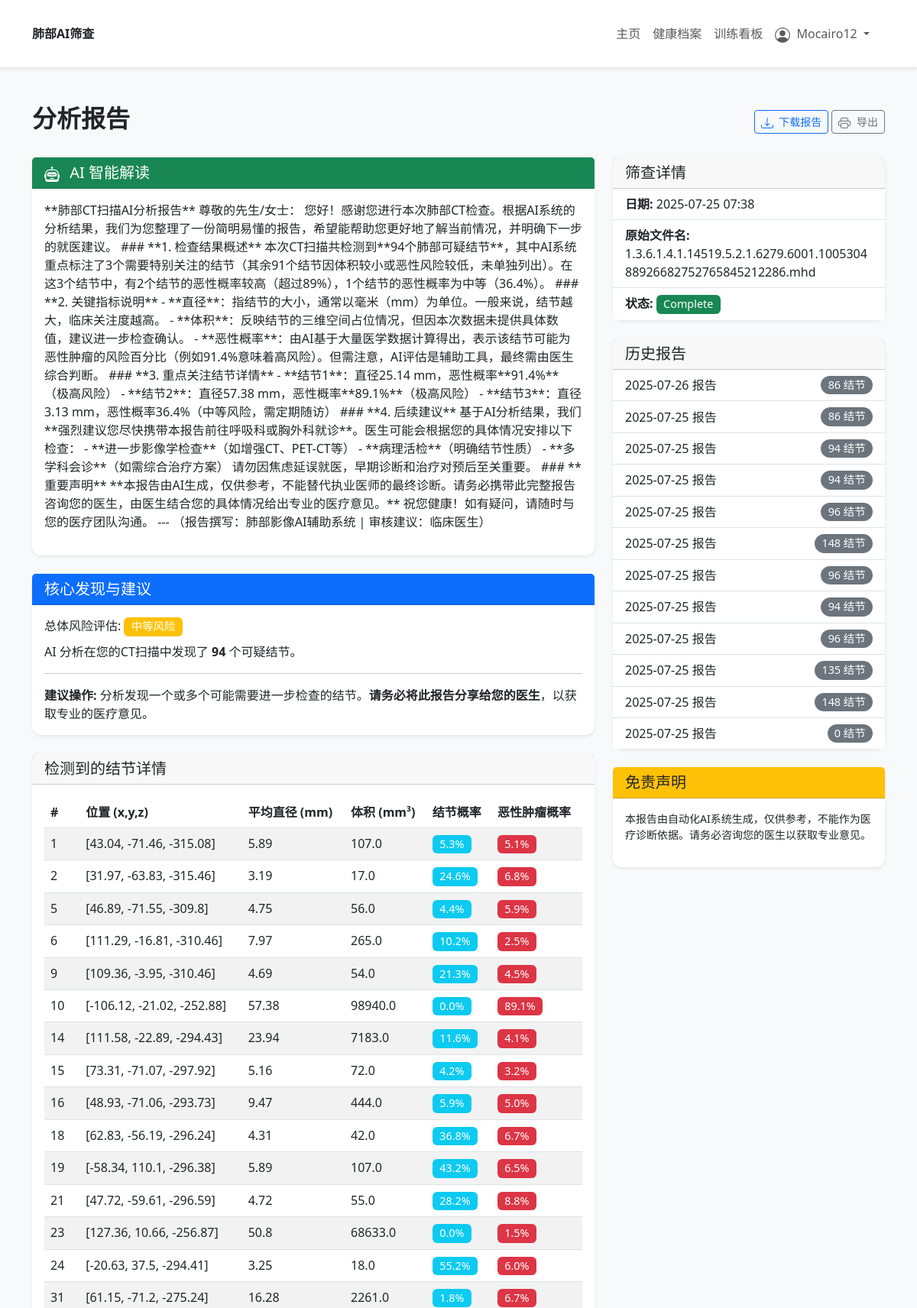
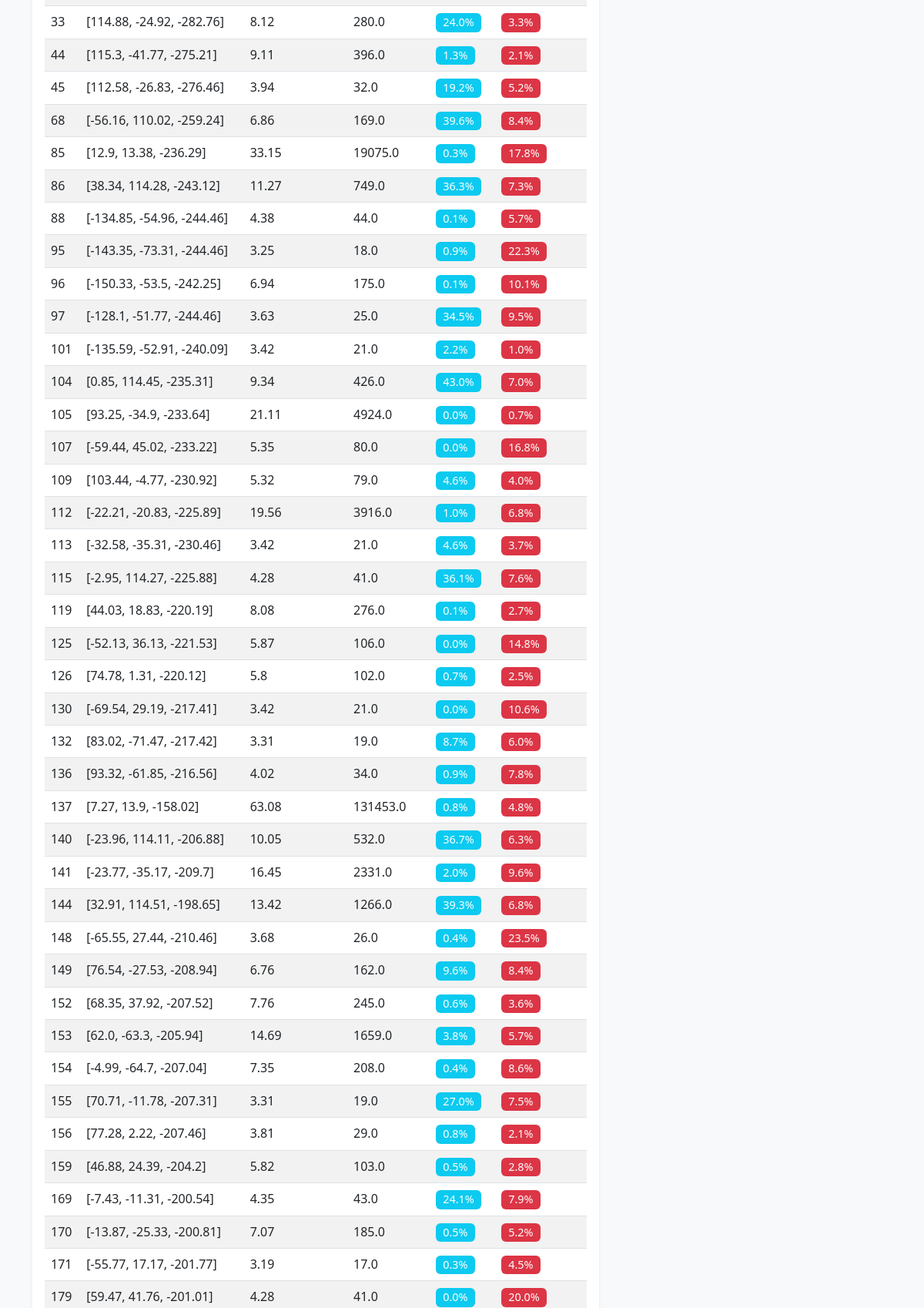
Page /report/2 (signed in, upper part) on the committed database (2 pictures, top to bottom).
### app/models.py (models this page shows, shortened)
class User(UserMixin, db.Model):
    id = db.Column(db.Integer, primary_key=True)
    username = db.Column(db.String(150), unique=True, nullable=False)
    password = db.Column(db.String(150), nullable=False)
    screenings = db.relationship('ScreeningSession', backref='user', lazy='dynamic')

class ScreeningSession(db.Model):
    id = db.Column(db.Integer, primary_key=True)
    user_id = db.Column(db.Integer, db.ForeignKey('user.id'), nullable=False)
    timestamp = db.Column(db.DateTime, index=True, default=datetime.utcnow)
    age = db.Column(db.Integer)
    gender = db.Column(db.String(50))
    smoking_status = db.Column(db.String(50))
    packs_per_day = db.Column(db.Integer, default=0)
    years_smoked = db.Column(db.Integer, default=0)
    pack_years = db.Column(db.Integer)
    family_history = db.Column(db.String(10))
    occupational_exposure = db.Column(db.String(10))
    previous_cancer_history = db.Column(db.String(10))
    original_filename = db.Column(db.String(256))
    saved_filename = db.Column(db.String(256)) # The secure filename saved on the server
    analysis_result = db.Column(JSON)
    status = db.Column(db.String(50), default='Pending Analysis') # e.g., Pending, Processing, Complete, Failed
    ai_summary = db.Column(db.Text)
    image_2d_slice_top = db.Column(db.String(256))
    image_2d_slice_center = db.Column(db.String(256))
    image_2d_slice_bottom = db.Column(db.String(256))
    image_3d_default = db.Column(db.String(256))
    image_3d_mip = db.Column(db.String(256))
    image_3d_iso = db.Column(db.String(256))

### app/views.py (the view)
@bp.route('/report/<int:screening_id>')
@login_required
def report(screening_id):
    screening = ScreeningSession.query.get_or_404(screening_id)
    if screening.user_id != current_user.id:
        flash('您无权查看此报告。')
        return redirect(url_for('main.health_profile'))
    historical_screenings = ScreeningSession.query.filter(
        ScreeningSession.user_id == current_user.id,
        ScreeningSession.id != screening_id
    ).order_by(ScreeningSession.timestamp.desc()).all()
    return render_template('report.html', title=f'报告 - {screening.timestamp.strftime("%Y-%m-%d")}', screening=screening, historical_screenings=historical_screenings)

### templates/report.html (shortened to what this page needs)
{% extends "base.html" %}
{% block content %}
<div class="container py-5">
    <div class="d-flex justify-content-between align-items-center mb-4 no-print">
        <h2 class="fw-bold">分析报告</h2>
        <div>
            <a href="{{ url_for('main.download_report', screening_id=screening.id) }}" class="btn btn-outline-primary btn-sm">
                下载报告
            </a>
            <button class="btn btn-outline-secondary btn-sm" onclick="window.print()">
                导出
            </button>
        </div>
    </div>
    <div class="row g-4">
        <div class="col-lg-8">
            {% if screening.ai_summary %}
            <div class="card shadow-sm mb-4">
                <div class="card-header bg-success text-white">
                    <h5 class="mb-0">
                        AI 智能解读
                    </h5>
                </div>
                <div class="card-body ai-summary-card">
                    <p>{{ screening.ai_summary }}</p>
                </div>
            </div>
            {% endif %}
            <div class="card shadow-sm mb-4">
                <div class="card-header bg-primary text-white">
                    <h5 class="mb-0">核心发现与建议</h5>
                </div>
                <div class="card-body">
                    {% if screening.analysis_result and screening.analysis_result.status == 'success' %}
                        {% set num_nodules = screening.analysis_result.nodules_found %}
                        <h6 class="card-title">总体风险评估:
                            {% if num_nodules == 0 %}<span class="badge bg-success">低风险</span>
                            {% elif num_nodules > 0 %}<span class="badge bg-warning">中等风险</span>
                            {% else %}<span class="badge bg-secondary">未知</span>
                            {% endif %}
                        </h6>
                        <p class="card-text">AI 分析在您的CT扫描中发现了 <strong>{{ num_nodules }}</strong> 个可疑结节。</p>
                        <hr>
                        <p class="mb-0"><strong>建议操作:</strong>
                            {% if num_nodules == 0 %}
                                根据本次分析，未发现可疑结节。我们建议您按照医疗服务提供者的建议继续进行定期检查。
                            {% else %}
                                分析发现一个或多个可能需要进一步检查的结节。<strong>请务必将此报告分享给您的医生</strong>，以获取专业的医疗意见。
                            {% endif %}
                        </p>
                    {% elif screening.status == 'Failed' %}
                        <p class="text-danger">分析失败。请查看详情面板获取更多信息。</p>
                    {% else %}
                        <p class="text-info">分析进行中。请稍后查看。</p>
                    {% endif %}
                </div>
            </div>
            <div class="card shadow-sm mb-4">
                <div class="card-header">
                    <h5 class="mb-0">检测到的结节详情</h5>
                </div>
                <div class="card-body">
                    {% if screening.analysis_result and screening.analysis_result.nodules %}
                        <div class="table-responsive">
                            <table class="table table-striped table-hover">
                                <thead>
                                    <tr>
                                        <th>#</th>
                                        <th>位置 (x,y,z)</th>
                                        <th>平均直径 (mm)</th>
                                        <th>体积 (mm³)</th>
                                        <th>结节概率</th>
                                        <th>恶性肿瘤概率</th>
                                    </tr>
                                </thead>
                                <tbody>
                                    {% for nodule in screening.analysis_result.nodules %}
                                    <tr>
                                        <td>{{ nodule.lesion_id }}</td>
                                        <td>{{ nodule.position }}</td>
                                        <td>{{ nodule.diameter_mm }}</td>
                                        <td>{{ nodule.size_mm3 }}</td>
                                        <td><span class="badge bg-info">{{ "%.1f%%" % (nodule.nodule_malignancy_prob * 100) }}</span></td>
                                        <td><span class="badge bg-danger">{{ "%.1f%%" % (nodule.tumor_malignancy_prob * 100) }}</span></td>
                                    </tr>
                                    {% endfor %}
                                </tbody>
                            </table>
                        </div>
                    {% else %}
                        <p>本次扫描未检测到可疑结节。</p>
                    {% endif %}
                </div>
            </div>
        </div>
        <div class="col-lg-4">
            <div class="card shadow-sm mb-4">
                <div class="card-header">
                    <h5 class="mb-0">筛查详情</h5>
                </div>
                <ul class="list-group list-group-flush">
                    <li class="list-group-item"><strong>日期:</strong> {{ screening.timestamp.strftime('%Y-%m-%d %H:%M') }}</li>
                    <li class="list-group-item"><strong>原始文件名:</strong> {{ screening.original_filename }}</li>
                    <li class="list-group-item"><strong>状态:</strong> <span class="badge bg-success">{{ screening.status }}</span></li>
                </ul>
            </div>
            <div class="card shadow-sm mb-4 historical-reports-card">
                <div class="card-header">
                    <h5 class="mb-0">历史报告</h5>
                </div>
                {% if historical_screenings %}
                <div class="list-group list-group-flush">
                    {% for old_screening in historical_screenings %}
                        <a href="{{ url_for('main.report', screening_id=old_screening.id) }}" class="list-group-item list-group-item-action d-flex justify-content-between align-items-center">
                            {{ old_screening.timestamp.strftime('%Y-%m-%d 报告') }}
                            <span class="badge bg-secondary rounded-pill">{{ old_screening.analysis_result.nodules_found|default(0, true) }} 结节</span>
                        </a>
                    {% endfor %}
                </div>
                {% else %}
                <div class="card-body">
                    <p class="small text-muted">未找到过往报告。</p>
                </div>
                {% endif %}
            </div>
            <div class="card shadow-sm">
                <div class="card-header bg-warning">
                    <h5 class="mb-0">免责声明</h5>
                </div>
                <div class="card-body">
                    <p class="small">本报告由自动化AI系统生成，仅供参考，不能作为医疗诊断依据。请务必咨询您的医生以获取专业意见。</p>
                </div>
            </div>
        </div>
    </div>
</div>
{% endblock %}

### templates/base.html (shortened to what this page needs)
<!doctype html>
<html lang="zh-CN">
  <head>
    <link href="https://cdn.jsdelivr.net/npm/bootstrap@5.3.0/dist/css/bootstrap.min.css" rel="stylesheet">
    <link href="{{ url_for('static', filename='css/style.css') }}" rel="stylesheet">
  </head>
  <body class="{{ body_class|default('main-bg') }}">
    {% block header %}
        {% if current_user.is_authenticated %}
        <header class="main-header">
            <div class="container d-flex justify-content-between align-items-center">
                <a class="navbar-brand" href="{{ url_for('main.index') }}">
                    <strong>肺部AI筛查</strong>
                </a>
                <nav class="navbar navbar-expand-lg navbar-light">
                    <div class="container-fluid">
                        <div class="collapse navbar-collapse" id="navbarNav">
                            <ul class="navbar-nav me-auto mb-2 mb-lg-0">
                                <li class="nav-item">
                                    <a class="nav-link {% if request.endpoint == 'main.index' %}active{% endif %}" aria-current="page" href="{{ url_for('main.index') }}">主页</a>
                                </li>
                                <li class="nav-item">
                                    <a class="nav-link" href="{{ url_for('main.health_profile') }}">健康档案</a>
                                </li>
                                <li class="nav-item">
                                    <a class="nav-link" href="{{ url_for('main.training_board') }}">训练看板</a>
                                </li>
                            </ul>
                            <ul class="navbar-nav ms-auto">
                                {% if current_user.is_authenticated %}
                                    <li class="nav-item dropdown">
                                        <a class="nav-link dropdown-toggle" href="#" id="navbarDropdown" role="button" data-bs-toggle="dropdown" aria-expanded="false">
                                            {{ current_user.username }}
                                        </a>
                                    </li>
                                {% else %}
                                    <li class="nav-item">
                                        <a href="{{ url_for('main.login') }}" class="btn btn-outline-primary btn-sm">登录</a>
                                    </li>
                                {% endif %}
                            </ul>
                        </div>
                    </div>
                </nav>
            </div>
        </header>
        {% endif %}
    {% endblock %}
    <main>
        {% block content %}{% endblock %}
    </main>
  </body>
</html>

### static/css/style.css (style rules this page uses)
html { height: 100%; }
body.main-bg { background-color: #f8f9fa; }
.main-header { background-color: #ffffff; box-shadow: 0 2px 4px rgba(0,0,0,.1); padding: 1rem 0; }
.card { border: none; border-radius: 0.75rem; }
.card.shadow-sm { box-shadow: 0 .125rem .25rem rgba(0,0,0,.075) !important; }
.card-header { border-top-left-radius: 0.75rem; border-top-right-radius: 0.75rem; font-weight: 500; }
.badge { font-size: 0.9em; font-weight: 500; }

### rows in the picture
User: username "Mocairo12"
ScreeningSession: ai_summary "**肺部CT扫描AI分析报告** 尊敬的先生/女士： 您好！感谢您进行本次肺部CT检查。根据AI系统的分析结果，我们为您整理了一份简明易懂的报告，希望能帮助您更好地了解当前情况，并明确下一步的就医建议。 ### **1. 检查结果概述** 本次CT扫描共检测到**94个肺部可疑结节**，其中AI系统重点标注了3个需要特别关注的结节（其余91个结节因体积较小或恶性风险较低，未单独列出）。在这3个结节中，有2个结节的恶性概率较高（超过89%），1个结节的恶性概率为中等（36.4%）。 ### **2. 关键指标说明** - **直径**：指结节的大小，通常以毫米（mm）为单位。一般来说，结节越大，临床关注度越高。 - **体积**：反映结节的三维空间占位情况，但因本次数据未提供具体数值，建议进一步检查确认。 - **恶性概率**：由AI基于大量医学数据计算得出，表示该结节可能为恶性肿瘤的风险百分比（例如91.4%意味着高风险）。但需注意，AI评估是辅助工具，最终需由医生综合判断。 ### **3. 重点关注结节详情** - **结节1**：直径25.14 mm，恶性概率**91.4%**（极高风险） - **结节2**：直径57.38 mm，恶性概率**89.1%**（极高风险） - **结节3**：直径3.13 mm，恶性概率36.4%（中等风险，需定期随访） ### **4. 后续建议** 基于AI分析结果，我们**强烈建议您尽快携带本报告前往呼吸科或胸外科就诊**。医生可能会根据您的具体情况安排以下检查： - **进一步影像学检查**（如增强CT、PET-CT等） -…", timestamp "2025-07-25 07:38", original_filename "1.3.6.1.4.1.14519.5.2.1.6279.6001.100530488926682752765845212286.mhd", status "Complete"
ScreeningSession: timestamp "2025-07-26 报告", analysis_result.nodules_found "86"
ScreeningSession: timestamp "2025-07-25 报告", analysis_result.nodules_found "86"
ScreeningSession: timestamp "2025-07-25 报告", analysis_result.nodules_found "94"
ScreeningSession: timestamp "2025-07-25 报告", analysis_result.nodules_found "94"
ScreeningSession: timestamp "2025-07-25 报告", analysis_result.nodules_found "96"
ScreeningSession: timestamp "2025-07-25 报告", analysis_result.nodules_found "148"
ScreeningSession: timestamp "2025-07-25 报告", analysis_result.nodules_found "96"
ScreeningSession: timestamp "2025-07-25 报告", analysis_result.nodules_found "94"
ScreeningSession: timestamp "2025-07-25 报告", analysis_result.nodules_found "96"
ScreeningSession: timestamp "2025-07-25 报告", analysis_result.nodules_found "135"
ScreeningSession: timestamp "2025-07-25 报告", analysis_result.nodules_found "148"
ScreeningSession: timestamp "2025-07-25 报告", analysis_result.nodules_found "0"

### other values in the picture
{{ num_nodules }} "94"
{{ nodule.lesion_id }} "1" "2" "5" "6" "9" "10" "14" "15" "16" "18" "19" "21" "23" "24" "31" "33" "44" "45" "68" "85" "86" "88" "95" "96" "97" "101" "104" "105" "107" "109" "112" "113" "115" "119" "125" "126" "130" "132" "136" "137" "140" "141" "144" "148" "149" "152" "153" "154" "155" "156" "159" "169" "170" "171" "179"
{{ nodule.position }} "[43.04, -71.46, -315.08]" "[31.97, -63.83, -315.46]" "[46.89, -71.55, -309.8]" "[111.29, -16.81, -310.46]" "[109.36, -3.95, -310.46]" "[-106.12, -21.02, -252.88]" "[111.58, -22.89, -294.43]" "[73.31, -71.07, -297.92]" "[48.93, -71.06, -293.73]" "[62.83, -56.19, -296.24]" "[-58.34, 110.1, -296.38]" "[47.72, -59.61, -296.59]" "[127.36, 10.66, -256.87]" "[-20.63, 37.5, -294.41]" "[61.15, -71.2, -275.24]" "[114.88, -24.92, -282.76]" "[115.3, -41.77, -275.21]" "[112.58, -26.83, -276.46]" "[-56.16, 110.02, -259.24]" "[12.9, 13.38, -236.29]" "[38.34, 114.28, -243.12]" "[-134.85, -54.96, -244.46]" "[-143.35, -73.31, -244.46]" "[-150.33, -53.5, -242.25]" "[-128.1, -51.77, -244.46]" "[-135.59, -52.91, -240.09]" "[0.85, 114.45, -235.31]" "[93.25, -34.9, -233.64]" "[-59.44, 45.02, -233.22]" "[103.44, -4.77, -230.92]" "[-22.21, -20.83, -225.89]" "[-32.58, -35.31, -230.46]" "[-2.95, 114.27, -225.88]" "[44.03, 18.83, -220.19]" "[-52.13, 36.13, -221.53]" "[74.78, 1.31, -220.12]" "[-69.54, 29.19, -217.41]" "[83.02, -71.47, -217.42]" "[93.32, -61.85, -216.56]" "[7.27, 13.9, -158.02]" "[-23.96, 114.11, -206.88]" "[-23.77, -35.17, -209.7]" "[32.91, 114.51, -198.65]" "[-65.55, 27.44, -210.46]" "[76.54, -27.53, -208.94]" "[68.35, 37.92, -207.52]" "[62.0, -63.3, -205.94]" "[-4.99, -64.7, -207.04]" "[70.71, -11.78, -207.31]" "[77.28, 2.22, -207.46]" "[46.88, 24.39, -204.2]" "[-7.43, -11.31, -200.54]" "[-13.87, -25.33, -200.81]" "[-55.77, 17.17, -201.77]" "[59.47, 41.76, -201.01]"
{{ nodule.diameter_mm }} "5.89" "3.19" "4.75" "7.97" "4.69" "57.38" "23.94" "5.16" "9.47" "4.31" "5.89" "4.72" "50.8" "3.25" "16.28" "8.12" "9.11" "3.94" "6.86" "33.15" "11.27" "4.38" "3.25" "6.94" "3.63" "3.42" "9.34" "21.11" "5.35" "5.32" "19.56" "3.42" "4.28" "8.08" "5.87" "5.8" "3.42" "3.31" "4.02" "63.08" "10.05" "16.45" "13.42" "3.68" "6.76" "7.76" "14.69" "7.35" "3.31" "3.81" "5.82" "4.35" "7.07" "3.19" "4.28"
{{ nodule.size_mm3 }} "107.0" "17.0" "56.0" "265.0" "54.0" "98940.0" "7183.0" "72.0" "444.0" "42.0" "107.0" "55.0" "68633.0" "18.0" "2261.0" "280.0" "396.0" "32.0" "169.0" "19075.0" "749.0" "44.0" "18.0" "175.0" "25.0" "21.0" "426.0" "4924.0" "80.0" "79.0" "3916.0" "21.0" "41.0" "276.0" "106.0" "102.0" "21.0" "19.0" "34.0" "131453.0" "532.0" "2331.0" "1266.0" "26.0" "162.0" "245.0" "1659.0" "208.0" "19.0" "29.0" "103.0" "43.0" "185.0" "17.0" "41.0"
{{ "%.1f%%" % (nodule.nodule_malignancy_prob * 100) }} "5.3%" "24.6%" "4.4%" "10.2%" "21.3%" "0.0%" "11.6%" "4.2%" "5.9%" "36.8%" "43.2%" "28.2%" "0.0%" "55.2%" "1.8%" "24.0%" "1.3%" "19.2%" "39.6%" "0.3%" "36.3%" "0.1%" "0.9%" "0.1%" "34.5%" "2.2%" "43.0%" "0.0%" "0.0%" "4.6%" "1.0%" "4.6%" "36.1%" "0.1%" "0.0%" "0.7%" "0.0%" "8.7%" "0.9%" "0.8%" "36.7%" "2.0%" "39.3%" "0.4%" "9.6%" "0.6%" "3.8%" "0.4%" "27.0%" "0.8%" "0.5%" "24.1%" "0.5%" "0.3%" "0.0%"
{{ "%.1f%%" % (nodule.tumor_malignancy_prob * 100) }} "5.1%" "6.8%" "5.9%" "2.5%" "4.5%" "89.1%" "4.1%" "3.2%" "5.0%" "6.7%" "6.5%" "8.8%" "1.5%" "6.0%" "6.7%" "3.3%" "2.1%" "5.2%" "8.4%" "17.8%" "7.3%" "5.7%" "22.3%" "10.1%" "9.5%" "1.0%" "7.0%" "0.7%" "16.8%" "4.0%" "6.8%" "3.7%" "7.6%" "2.7%" "14.8%" "2.5%" "10.6%" "6.0%" "7.8%" "4.8%" "6.3%" "9.6%" "6.8%" "23.5%" "8.4%" "3.6%" "5.7%" "8.6%" "7.5%" "2.1%" "2.8%" "7.9%" "5.2%" "4.5%" "20.0%"
